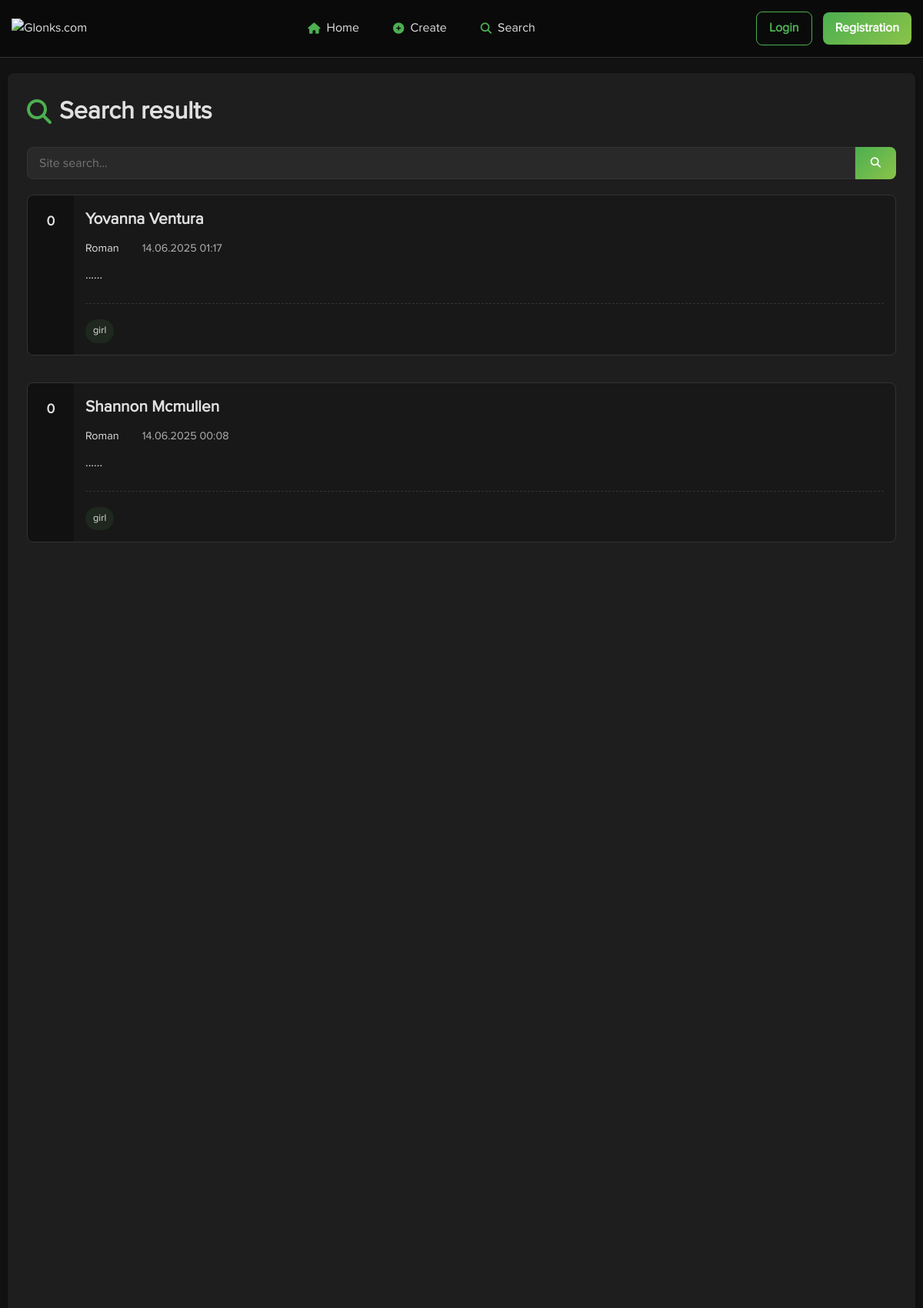
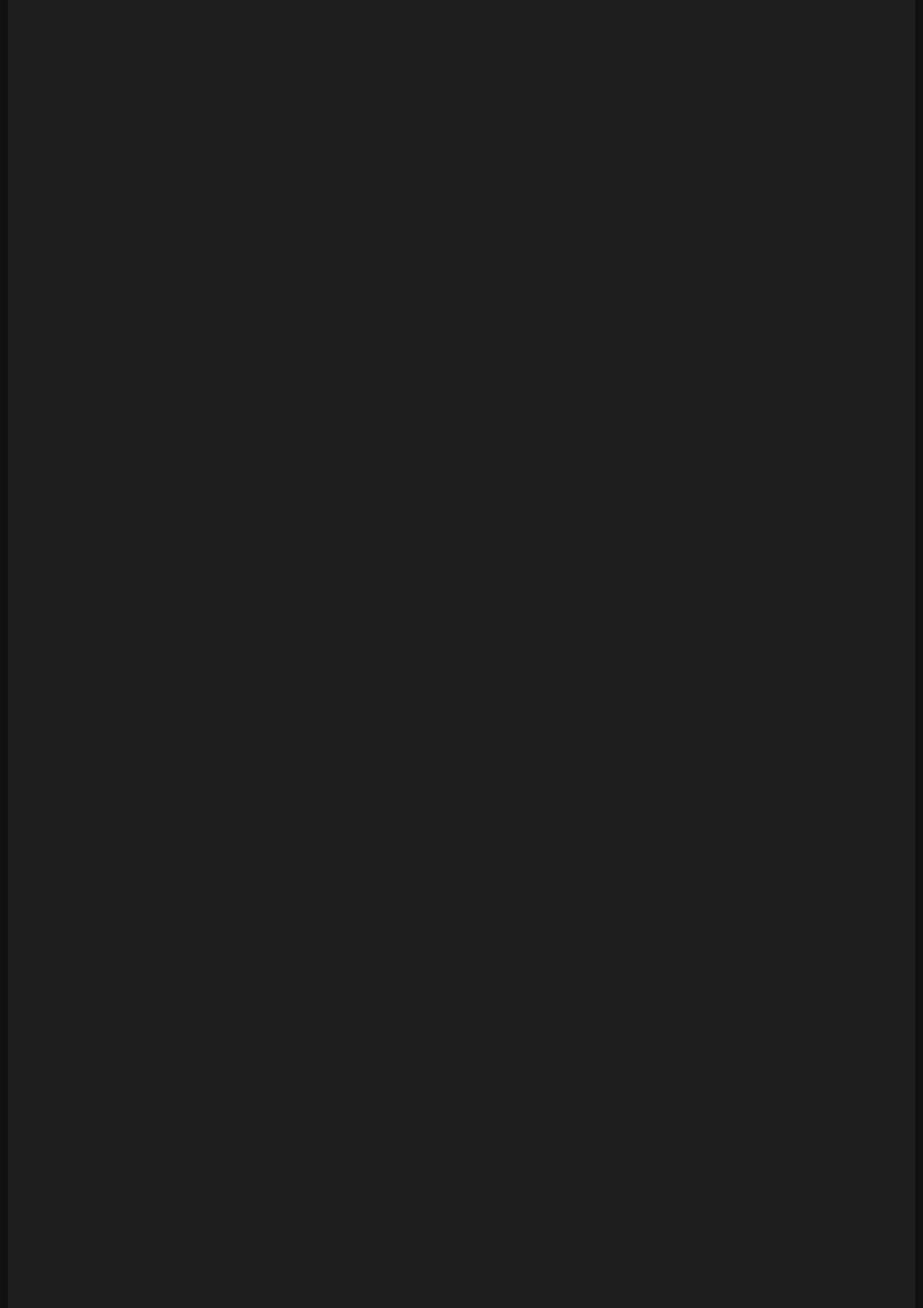
Screenshot of /search.php (upper part) with the database file from the repository (2 pictures, top to bottom).
### tables this page shows
CREATE TABLE `posts` (
  `id` int(11) NOT NULL,
  `user_id` int(11) NOT NULL,
  `title` varchar(255) NOT NULL,
  `content` text NOT NULL,
  `image` varchar(255) DEFAULT NULL,
  `tags` varchar(255) DEFAULT NULL,
  `upvotes` int(11) DEFAULT 0,
  `downvotes` int(11) DEFAULT 0,
  `views` int(11) DEFAULT 0,
  `comments_count` int(11) DEFAULT 0,
  `created_at` timestamp NOT NULL DEFAULT current_timestamp(),
  `is_nsfw` tinyint(1) DEFAULT 0
);

CREATE TABLE `users` (
  `id` int(11) NOT NULL,
  `username` varchar(50) NOT NULL,
  `email` varchar(100) NOT NULL,
  `password` varchar(255) NOT NULL,
  `role` enum('user','moderator','admin') DEFAULT 'user',
  `avatar` varchar(255) DEFAULT 'default.png',
  `about` text DEFAULT NULL,
  `rating` int(11) DEFAULT 0,
  `created_at` timestamp NOT NULL DEFAULT current_timestamp(),
  `last_login` datetime DEFAULT NULL,
  `followers_count` int(11) DEFAULT 0,
  `show_email` tinyint(1) NOT NULL DEFAULT 0,
  `allow_private_messages` tinyint(1) NOT NULL DEFAULT 0,
  `show_online_status` tinyint(1) NOT NULL DEFAULT 0,
  `profile_visibility` enum('public','registered','private') NOT NULL DEFAULT 'public'
);

### includes/functions.php (called while the page is built, shortened)
<?php
function embedMediaLinks($text, $context = 'post') {
  $pattern = '/(https?:\/\/[^\s]+?\.(?:mp4|avi|mov|webm|ogg|mp3|jpg|jpeg|png|gif|webp))/i';
  $text = preg_replace_callback($pattern, function ($matches) use ($context) {
    $url = htmlspecialchars($matches[0]);
    $extension = strtolower(pathinfo($url, PATHINFO_EXTENSION));
    switch ($extension) {
      case 'mp4':
      case 'avi':
      case 'mov':
      case 'webm':
      case 'ogg':
          if ($context === 'post') {
            return '<video src="' . $url . '" type="video/' . $extension . '" controls>Your browser does not support the video tag.</video>';
          } else {
            return $url;
          }
      case 'mp3':
          if ($context === 'post') {
            return '<audio controls><source src="' . $url . '" type="audio/mpeg">Your browser does not support the audio element.</audio>';
          } else {
            return $url;
          }
      case 'jpg':
      case 'jpeg':
      case 'png':
      case 'gif':
      case 'webp':
        return '<img src="' . $url . '" alt="Embedded Image">';
      default:
        return $url;
    }
  }, $text);
  return $text;
}
function truncateText($text, $length, $ellipsis = "...") {
    if (mb_strlen($text, 'UTF-8') <= $length) {
        return $text;
    }
    $truncated = mb_substr($text, 0, $length, 'UTF-8');
    return $truncated . $ellipsis;
}

### search.php (the view, shortened to what this page needs)
<?php
require_once 'includes/config.php';
require_once 'includes/functions.php';
$query = isset($_GET['q']) ? sanitize($_GET['q']) : '';
$page = isset($_GET['page']) ? (int)$_GET['page'] : 1;
$per_page = 10;
$offset = ($page - 1) * $per_page;
$where = [];
$params = [];
$where_clause = !empty($where) ? 'WHERE ' . implode(' AND ', $where) : '';
$stmt = $pdo->prepare("
    SELECT p.*, u.username
    FROM posts p
    LEFT JOIN users u ON p.user_id = u.id
    $where_clause
    ORDER BY p.created_at DESC
    LIMIT $offset, $per_page
");
$stmt->execute($params);
$posts = $stmt->fetchAll();
include 'includes/header.php';
?>
<div class="search-results">
    <h1><i class="fas fa-search"></i> Search results</h1>
    <form action="search.php" method="GET" class="search-form">
        <input type="text" name="q" value="<?= htmlspecialchars($query) ?>" placeholder="Site search...">
        <button type="submit"><i class="fas fa-search"></i></button>
    </form>
    <?php if (empty($posts)): ?>
        <div class="alert alert-info">Nothing has been found</div>
    <?php else: ?>
        <div class="posts-list">
            <?php foreach ($posts as $post): ?>
                <div class="post">
                    <div class="post-votes">
                        <span class="vote-count"><?= $post['upvotes'] - $post['downvotes'] ?></span>
                    </div>
                    <div class="post-content">
                        <h2><a href="post.php?id=<?= $post['id'] ?>"><?= nl2br(htmlspecialchars_decode(htmlspecialchars($post['title'], ENT_QUOTES, 'UTF-8'))) ?>
</a></h2>
                        <div class="post-meta">
                            <span class="post-author"><a href="profile.php?id=<?= $post['user_id'] ?>"><?= htmlspecialchars($post['username']) ?></a></span>
                            <span class="post-date"><?= date('d.m.Y H:i', strtotime($post['created_at'])) ?></span>
                        </div>
                        <div class="post-excerpt">
                            <?php
$truncated_content = truncateText($post['content'], 200);
?>
<p><?= nl2br(embedMediaLinks(html_entity_decode(htmlspecialchars($truncated_content)))) ?>...</p>
                        </div>
                        <div class="post-tags">
                            <?php
                            $tags = explode(',', $post['tags']);
                            foreach ($tags as $t) {
                                if (!empty(trim($t))) {
                                    echo '<a href="search.php?tag=' . urlencode(trim($t)) . '" class="tag">' . htmlspecialchars(trim($t)) . '</a>';
                                }
                            }
                            ?>
                        </div>
                    </div>
                </div>
            <?php endforeach; ?>
        </div>
    <?php endif; ?>
</div>
<?php include 'includes/footer.php'; ?>

### assets/css/style.css (style rules this page uses)
:root { --dark-bg: #121212; --darker-bg: #0a0a0a; --card-bg: #1e1e1e; --card-hover: #2a2a2a; --text-color: #e0e0e0; --text-muted: #9e9e9e; --primary-color: #e0e0e0; --primary-hover: #e0e0e0; --primary-gradient: linear-gradient(135deg, #4CAF50 0%, #8BC34A 100%); --accent-color: #FFC107; --border-color: #333; --shadow: 0 4px 6px rgba(0, 0, 0, 0.3); --radius: 8px; --transition: all 0.3s ease; }
* { margin: 0; padding: 0; box-sizing: border-box; font-family:"Proxima Nova Regular","Helvetica Neue",Helvetica,Arial,sans-serif; }
body { font-family:"Proxima Nova Regular","Helvetica Neue",Helvetica,Arial,sans-serif; background-color: var(--dark-bg); color: var(--text-color); line-height: 1.6; }
a { color: var(--primary-color); text-decoration: none; transition: var(--transition); }
.post-author { display: flex; align-items: center; gap: 10px; }
.post { display: flex; background-color: var(--card-bg); border-radius: var(--radius); margin-bottom: 20px; overflow: hidden; transition: var(--transition); border: 1px solid var(--border-color); }
.post-votes { display: flex; flex-direction: column; align-items: center; padding: 15px; background-color: rgba(0, 0, 0, 0.1); min-width: 60px; }
.vote-count { font-weight: bold; margin: 5px 0; font-size: 1.1rem; }
.post-content { padding: 15px; flex: 1; }
.post h2 { font-size: 1.3rem; margin-bottom: 10px; }
.post h2 a { color: var(--text-color); }
.post-meta span { margin-right: 15px; display: flex; align-items: center; }
.tag { display: inline-block; padding: 5px 10px; background-color: rgba(76, 175, 80, 0.1); color: var(--primary-color); border-radius: 20px; font-size: 0.8rem; transition: var(--transition); }
.post-votes { display: flex; flex-direction: column; align-items: center; padding: 20px; background-color: rgba(0, 0, 0, 0.1); min-width: 60px; }
.post-content { padding: 25px; flex: 1; }
.post-meta { display: flex; flex-wrap: wrap; align-items: center; margin-bottom: 20px; font-size: 0.9rem; color: var(--text-secondary); gap: 15px; }
.post-meta span { display: flex; align-items: center; }
.post-tags { display: flex; flex-wrap: wrap; gap: 10px; margin-top: 25px; padding-top: 20px; border-top: 1px dashed var(--border-color); }

### includes/header.php (style rules this page uses)
:root { --dark-bg: #121212; --darker-bg: #0a0a0a; --card-bg: #1e1e1e; --text-primary: #e0e0e0; --text-secondary: #b0b0b0; --accent-green: #4CAF50; --accent-green-dark: #388E3C; --accent-gradient: linear-gradient(135deg, #4CAF50 0%, #8BC34A 100%); --shadow: 0 4px 6px rgba(0, 0, 0, 0.3); --border-radius: 8px; --transition: all 0.3s ease; }
body { background-color: var(--dark-bg); color: var(--text-primary); min-height: 100vh; display: flex; flex-direction: column; }

### search.php (style rules this page uses)
.search-results { background-color: var(--card-bg); border-radius: var(--border-radius); padding: 25px; box-shadow: var(--shadow); margin: 20px 0; }
.search-results h1 { margin-bottom: 20px; display: flex; align-items: center; }
.search-results h1 i { margin-right: 10px; color: var(--accent-green); }
.search-form { display: flex; margin-bottom: 20px; }
.search-form input { flex: 1; padding: 12px 15px; background-color: rgba(255, 255, 255, 0.05); border: 1px solid #333; border-radius: var(--border-radius) 0 0 var(--border-radius); color: var(--text-primary); font-size: 1rem; transition: var(--transition); }
.search-form button { padding: 0 20px; background: var(--accent-gradient); color: white; border: none; border-radius: 0 var(--border-radius) var(--border-radius) 0; cursor: pointer; transition: var(--transition); }
.posts-list { display: flex; flex-direction: column; gap: 15px; }
.posts-list .post { display: flex; background-color: rgba(0, 0, 0, 0.2); border-radius: var(--border-radius); overflow: hidden; transition: var(--transition); }
.posts-list .post-votes { display: flex; flex-direction: column; align-items: center; padding: 15px; background-color: rgba(0, 0, 0, 0.3); }
.posts-list .vote-count { font-weight: bold; margin: 5px 0; font-size: 1.1rem; }
.posts-list .post-content { flex: 1; padding: 15px; }
.posts-list .post-content h2 { margin-bottom: 10px; }
.post-meta { display: flex; flex-wrap: wrap; gap: 15px; font-size: 0.9rem; color: var(--text-secondary); margin-bottom: 10px; }
.post-excerpt { margin-bottom: 10px; line-height: 1.5; }
.post-tags { display: flex; flex-wrap: wrap; gap: 8px; }

### rows the page displays
posts: $post['upvotes']-$post['downvotes'] "0", title "Yovanna Ventura", user.username "Roman", created_at "14.06.2025 01:17", content "...", tags "girl"
posts: $post['upvotes']-$post['downvotes'] "0", title "Shannon Mcmullen", user.username "Roman", created_at "14.06.2025 00:08", content "...", tags "girl"
